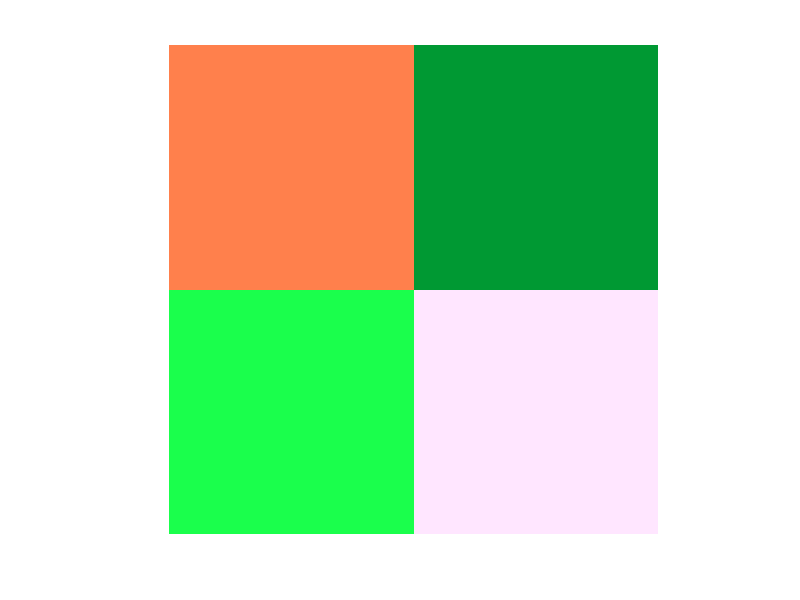
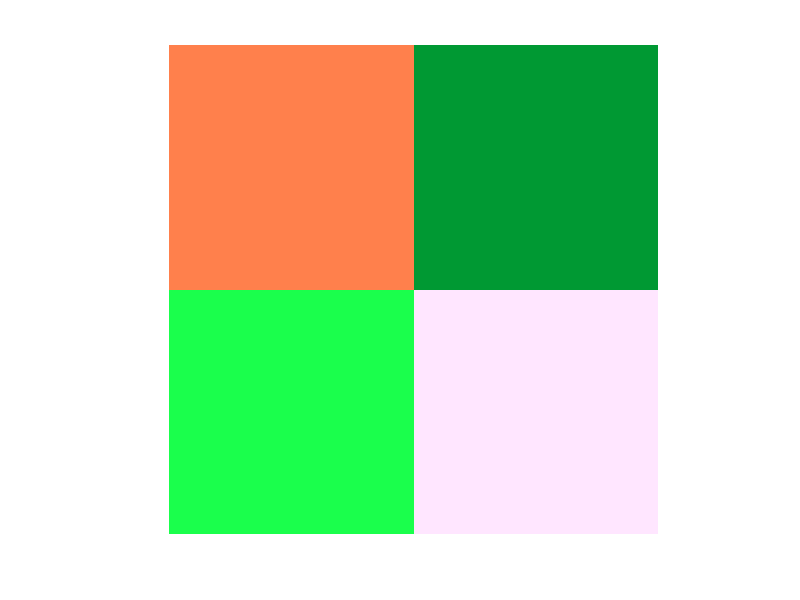

MATLAB code to generate these figures, in order:
L = [1 2;3 4];
map = [1,0.5,0.3;0,0.6,0.2;0.1,1,0.3;1,0.9,1];

figure, imshow(L,map)

RGB = ind2rgb(L,map);
figure, imshow(RGB)